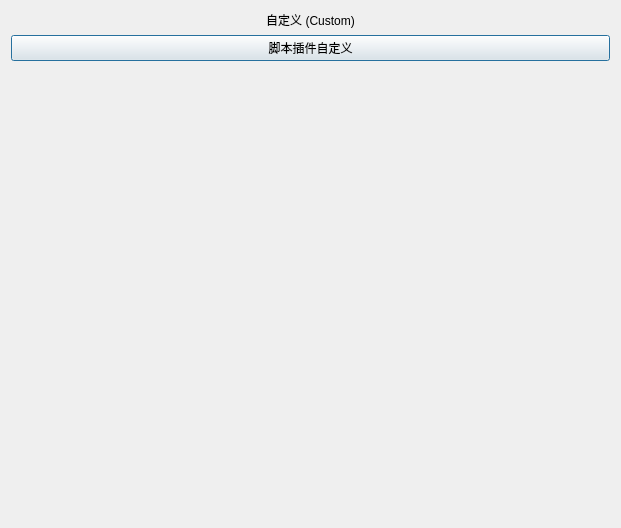
<?xml version="1.0" encoding="UTF-8"?>
<ui version="4.0">
 <class>QDACustomDialog</class>
 <widget class="QDialog" name="QDACustomDialog">
  <property name="geometry">
   <rect>
    <x>0</x>
    <y>0</y>
    <width>621</width>
    <height>528</height>
   </rect>
  </property>
  <property name="windowTitle">
   <string>Dialog</string>
  </property>
  <layout class="QGridLayout" name="gridLayout">
   <item row="0" column="0">
    <widget class="QLabel" name="titleLabel">
     <property name="text">
      <string>自定义 (Custom)</string>
     </property>
     <property name="alignment">
      <set>Qt::AlignCenter</set>
     </property>
    </widget>
   </item>
   <item row="1" column="0">
    <widget class="QPushButton" name="customScriptBtn">
     <property name="text">
      <string>脚本插件自定义</string>
     </property>
    </widget>
   </item>
   <item row="2" column="0">
    <spacer name="verticalSpacer">
     <property name="orientation">
      <enum>Qt::Vertical</enum>
     </property>
     <property name="sizeHint" stdset="0">
      <size>
       <width>20</width>
       <height>40</height>
      </size>
     </property>
    </spacer>
   </item>
  </layout>
 </widget>
 <resources/>
 <connections/>
</ui>
